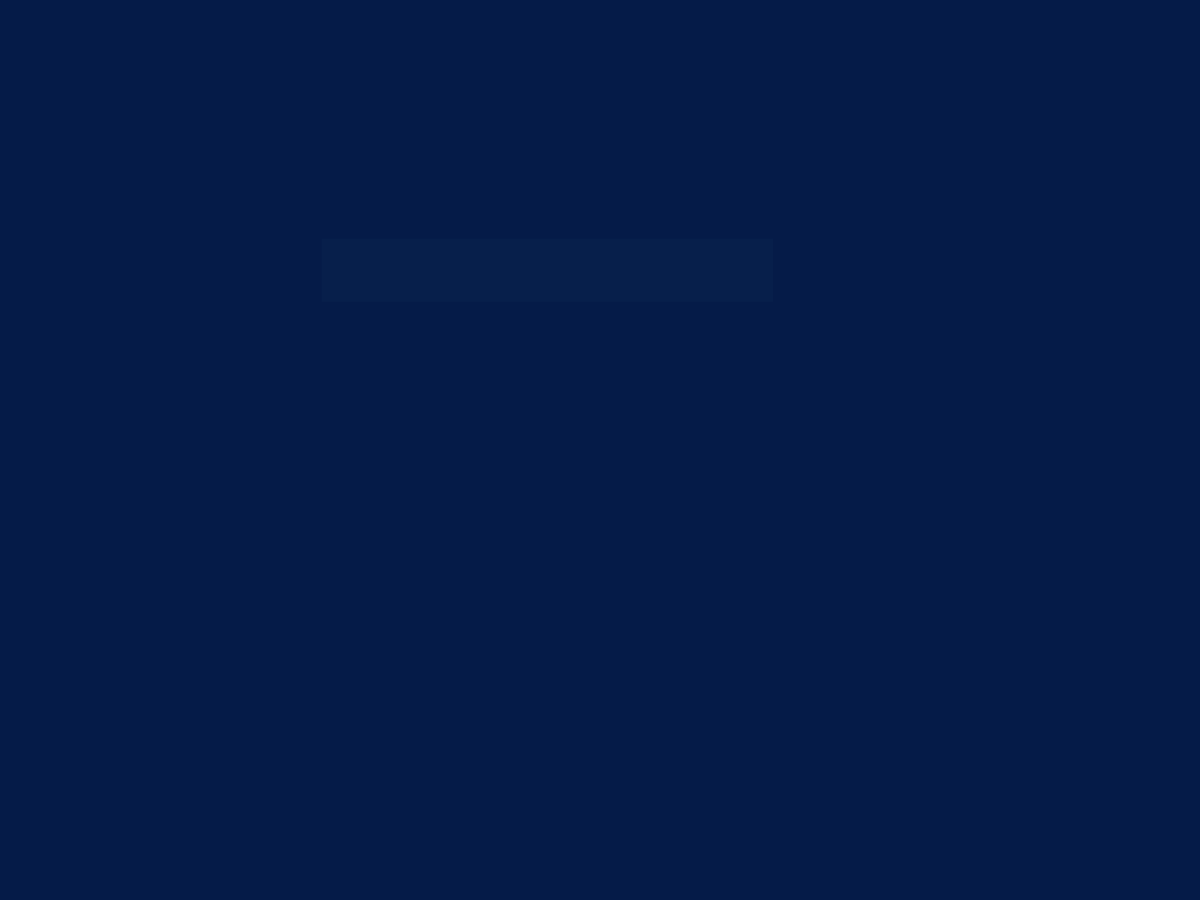
Frame 1 (no input)
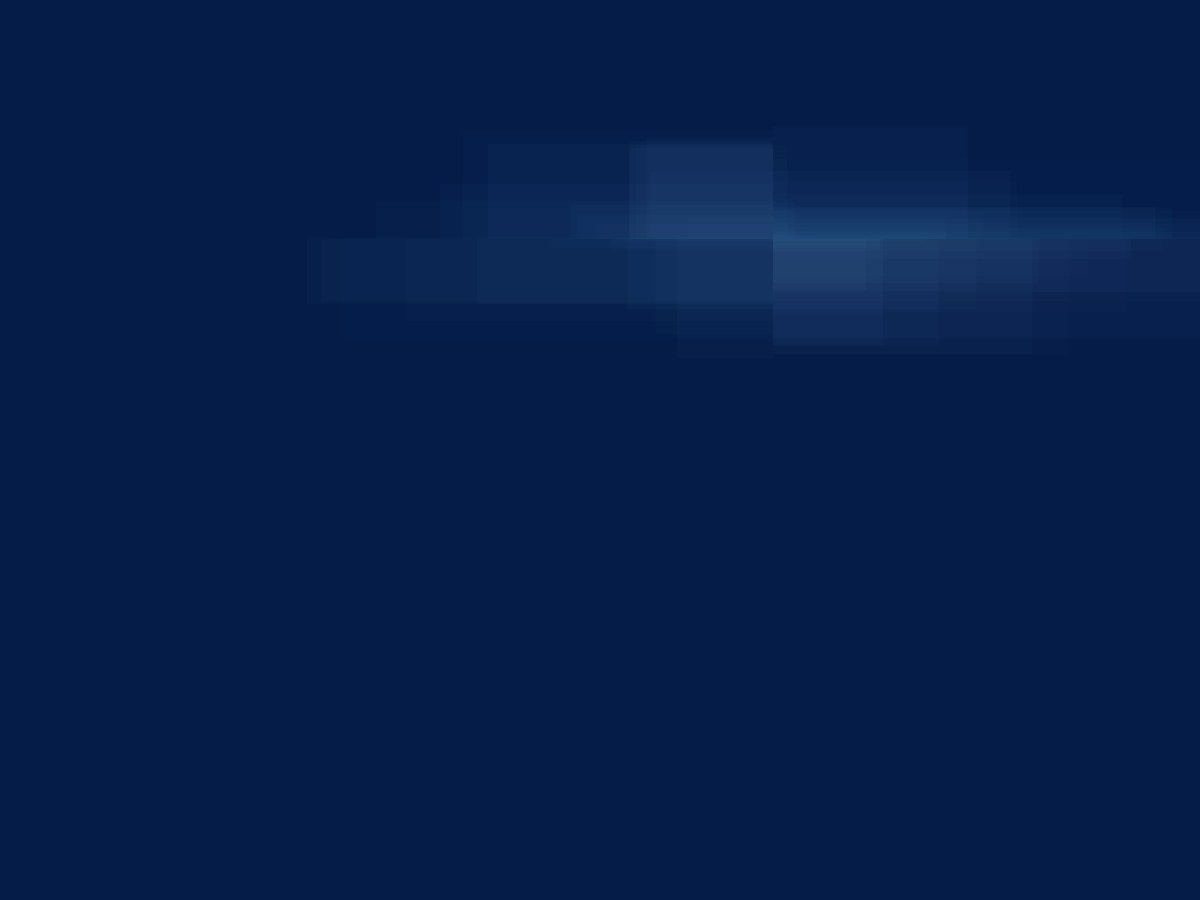
Frame 60 (the mouse pressed at the canvas centre just before this capture)
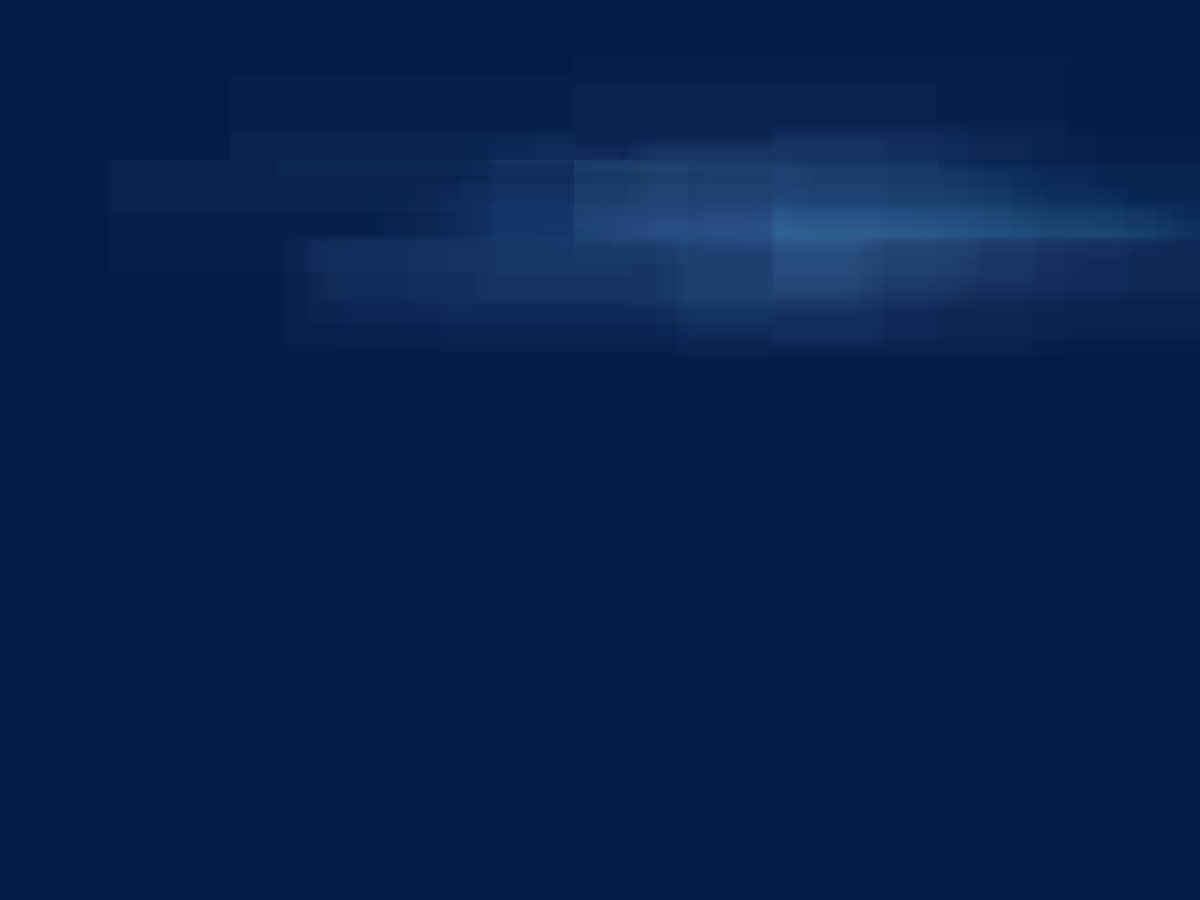
Frame 120 (the mouse held since frame 60 and released just before this capture)

The Processing sketch that drew these frames (run headless with seeded random() and noise(); from frame 60 on, the mouse is pressed at the canvas centre):

// Processing sketch: rothko
// ── rothko.pde
int w;
int h;
int i = 0;
int horizontal = 0;
PVector origin;

void setup(){
 size(1200,900);
 background(#051b48);
 rectMode(CORNERS);
 noStroke();
 
 origin = new PVector(random(10,width-10),random(10,height-10)); 
 w = 500;
 h = 120;
}

void draw(){
 i++;
 
 float wr = random(-1,1);
 float hr = random(-1,1);
 fill(#4ba8de,random(1,5));
 
 if (i%100 == 0){
  origin = new PVector(random(10,width-10),random(10,height-10));
  i = 0;
  horizontal++;
  filter(BLUR, 2);
 }
 
 if (horizontal == 5){
  fill(#daf7ff,10);
  rect(origin.x, origin.y,origin.x + 300,height);
  horizontal = 0;
 }

 rect(origin.x,origin.y,origin.x - w*wr,origin.y - h*hr);
 fill(#65a7ea, random(1,5));
 rect(origin.x,origin.y,origin.x - w*wr,origin.y - h*hr);
}
